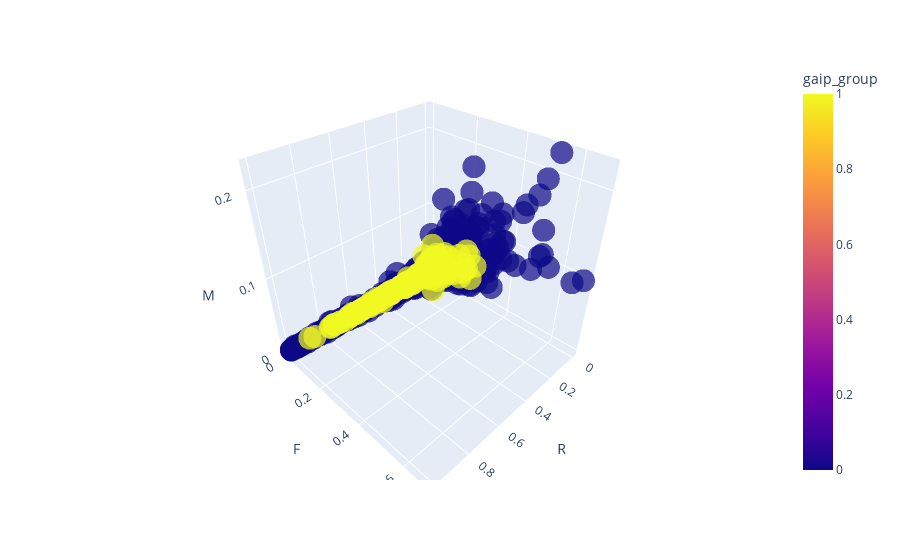

Here is the notebook cell this chart was saved with:
### Code cell
scaler = MinMaxScaler()
data_num_scaled2 = pd.DataFrame(scaler.fit_transform(RFM19.df.loc[:,["R","F","M"]]), columns = ["R","F","M"])
data_num_scaled2.index = RFM19.df.index
data_num_scaled2 = data_num_scaled2.query('F<0.9 or M<0.15')
data_num_scaled2["gaip_group"] = (RFM19.df.gaip_date.map(lambda x:x.year)==2019).astype(int)
data_num_scaled2

fig = px.scatter_3d(data_num_scaled2 ,x = "R",y = "F",z = "M",color = data_num_scaled2["gaip_group"],opacity=0.7)
fig.show()

### Figure 1 — Plotly figure (JSON) as saved in the notebook; plotly's stock layout.template omitted (floating-point values rounded to 4 significant figures; data arrays with more than 128 entries replaced by an {"elided": "..."} marker saying what was removed)
{"data": [{"hoverlabel": {"namelength": 0}, "hovertemplate": "R=%{x}<br>F=%{y}<br>M=%{z}<br>gaip_group=%{marker.color}", "legendgroup": "", "marker": {"color": {"elided": "2359 int values"}, "coloraxis": "coloraxis", "opacity": 0.7, "symbol": "circle"}, "mode": "markers", "name": "", "scene": "scene", "showlegend": false, "type": "scatter3d", "x": {"elided": "2359 float values"}, "y": {"elided": "2359 float values"}, "z": {"elided": "2359 float values"}}], "layout": {"coloraxis": {"colorbar": {"title": {"text": "gaip_group"}}, "colorscale": [[0, "#0d0887"], [0.1111, "#46039f"], [0.2222, "#7201a8"], [0.3333, "#9c179e"], [0.4444, "#bd3786"], [0.5556, "#d8576b"], [0.6667, "#ed7953"], [0.7778, "#fb9f3a"], [0.8889, "#fdca26"], [1, "#f0f921"]]}, "legend": {"tracegroupgap": 0}, "margin": {"t": 60}, "scene": {"domain": {"x": [0, 1], "y": [0, 1]}, "xaxis": {"title": {"text": "R"}}, "yaxis": {"title": {"text": "F"}}, "zaxis": {"title": {"text": "M"}}}}}
